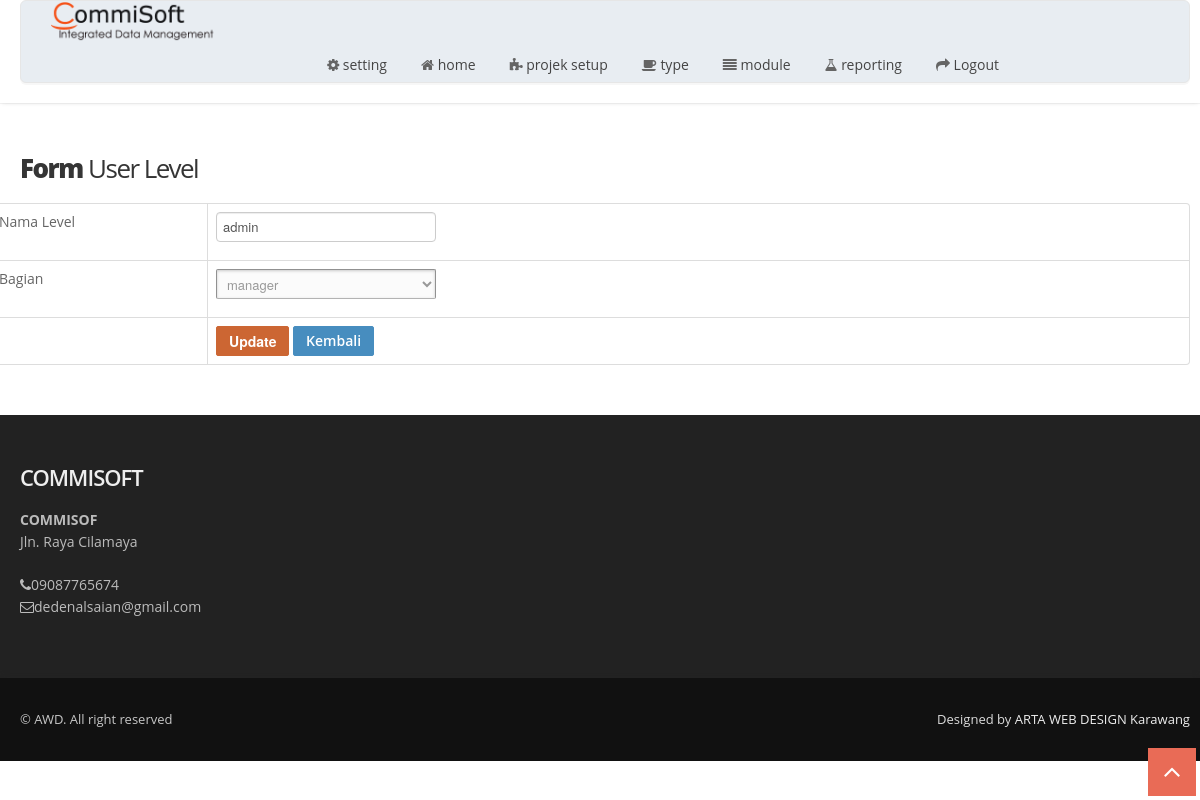
Screenshot of /index.php/userlevel/update/2 with the database file from the repository.
### tables this page shows
CREATE TABLE `tbl_menu`  (
  `id_menu` int(11) NOT NULL AUTO_INCREMENT,
  `title` varchar(50) NOT NULL,
  `url` varchar(30) NOT NULL,
  `icon` varchar(30) NOT NULL,
  `is_main_menu` int(11) NOT NULL,
  `is_aktif` enum('y','n') NOT NULL COMMENT 'y=yes,n=no',
  PRIMARY KEY (`id_menu`) USING BTREE
);

CREATE TABLE `tbl_user_level`  (
  `id_user_level` int(11) NOT NULL AUTO_INCREMENT,
  `nama_level` varchar(30) NOT NULL,
  `bagian` varchar(100) NOT NULL,
  PRIMARY KEY (`id_user_level`) USING BTREE
);

CREATE TABLE `tbl_perusahaan`  (
  `id_perusahaan` int(11) NOT NULL AUTO_INCREMENT,
  `kode` varchar(6) NOT NULL,
  `nama_perusahaan` varchar(100) NOT NULL,
  `biodata` text NOT NULL,
  `no_izin` varchar(50) NOT NULL,
  `no_hp` varchar(20) NOT NULL,
  `no_pajak` varchar(25) NOT NULL,
  `alamat` text NOT NULL,
  `email` varchar(250) NOT NULL,
  `password_email` varchar(250) NOT NULL,
  `tgl_berdiri` date NOT NULL,
  `images` text NOT NULL,
  PRIMARY KEY (`id_perusahaan`) USING BTREE
);

### application/libraries/Template.php (called while the page is built)
<?php if ( ! defined('BASEPATH')) exit('No direct script access allowed');
class Template {
		var $template_data = array();
		function set($name, $value)
		{
			$this->template_data[$name] = $value;
		}
		function load($template = '', $view = '' , $view_data = array(), $return = FALSE)
		{
			$this->CI =& get_instance();
			$this->set('contents', $this->CI->load->view($view, $view_data, TRUE));
			return $this->CI->load->view($template, $this->template_data, $return);
		}
}

### application/controllers/Userlevel.php (called while the page is built, shortened)
<?php
class Userlevel extends CI_Controller
{
    public function update($id)
    {
        $row = $this->User_level_model->get_by_id($id);
        if ($row) {
            $data = array(
                'button' => 'Update',
                'action' => site_url('userlevel/update_action'),
		'id_user_level' => set_value('id_user_level', $row->id_user_level),
		'nama_level' => set_value('nama_level', $row->nama_level),
        'bagian' => set_value('bagian', $row->bagian),
	    );
            $this->template->load('template','userlevel/tbl_user_level_form', $data);
        } else {
            $this->session->set_flashdata('message', 'Record Not Found');
            redirect(site_url('userlevel'));
        }
    }
}

### index.php (called while the page is built, shortened)
<?php
require_once BASEPATH.'core/CodeIgniter.php';

### application/models/User_level_model.php (called while the page is built, shortened)
<?php
class User_level_model extends CI_Model
{
    public $table = 'tbl_user_level';
    public $id = 'id_user_level';
    function get_by_id($id)
    {
        $this->db->where($this->id, $id);
        return $this->db->get($this->table)->row();
    }
}

### application/views/template.php (the view, shortened to what this page needs)
<?php $perus = $this->db->get_where('tbl_perusahaan','id_perusahaan=1')->row();?>
<!DOCTYPE html>
<html lang="en">
<head>
  <link href="<?=base_url('') ?>assets/css/bootstrap.css" rel="stylesheet" />
  <link href="<?=base_url('') ?>assets/css/bootstrap-responsive.css" rel="stylesheet" />
  <link href="<?=base_url('') ?>assets/css/flexslider.css" rel="stylesheet" />
  <link href="<?=base_url('') ?>assets/css/prettyPhoto.css" rel="stylesheet" />
  <link href="<?=base_url('') ?>assets/css/camera.css" rel="stylesheet" />
  <link href="<?=base_url('') ?>assets/css/jquery.bxslider.css" rel="stylesheet" />
  <link href="<?=base_url('') ?>assets/css/style.css" rel="stylesheet" />
  <link href="<?=base_url('') ?>assets/color/default.css" rel="stylesheet" />
</head>
<body>
  <div id="wrapper">
    <header>
      <div class="container">
        <div class="row nomargin pricing-box-wrap animated-fast flyIn">
          <div class="span2">
            <div class="logo">
              <a href="<?=base_url('') ?>"><img src="<?=base_url('assets/') ?>img/logo.png" alt="ARTA WEB DESIGN KARAWANG"/></a>
            </div>
          </div>
          <div class="span10">
            <div class="navbar navbar-static-top">
              <div class="navigation">
                <nav>
                  <ul class="nav topnav">
                      <?php
        $setting = $this->db->get_where('tbl_setting',array('id_setting'=>1))->row_array();
        if($setting['value']=='ya'){
            $id_user_level = $this->session->userdata('id_user_level');
            $sql_menu = "SELECT *
            FROM tbl_menu
            WHERE id_menu in(select id_menu from tbl_hak_akses where id_user_level=$id_user_level) and is_main_menu=0 and is_aktif='y' order by id_menu asc";
        }else{
            $sql_menu = "select * from tbl_menu where is_aktif='y' and is_main_menu=0 order by id_menu asc";
        }
        $main_menu = $this->db->query($sql_menu)->result();
        foreach ($main_menu as $menu){
            $this->db->where('is_main_menu',$menu->id_menu);
            $this->db->where('is_aktif','y');
            $this->db->order_by('id_menu', 'asc');
            $submenu = $this->db->get('tbl_menu');
            if($submenu->num_rows()>0){
                echo "<li class='dropdown'>
                        <a href='#'>
                            <i class='$menu->icon'></i> <span>".strtolower($menu->title)."</span>
                            <span class='pull-right-container'>
                                <i class='fa fa-angle-left pull-right'></i>
                            </span>
                        </a>
                        <ul class='dropdown-menu' >";
                        echo" </ul>
                    </li>";
            }else{
                echo "<li>";
                echo anchor($menu->url,"<i class='".$menu->icon."'></i> ".strtolower($menu->title));
                echo "</li>";
            }
        }
        ?>
                  <li><?php echo anchor('auth/logout',"<i class='icon-share-alt'></i> Logout");?></li>
                  </ul>
                </nav>
              </div>
            </div>
          </div>
        </div>
      </div>
    </header>
      <?=$contents ?>
    <footer>
      <div class="container">
        <div class="row">
          <div class="span12">
            <div class="widget">
              <h5 class="widgetheading">COMMISOFT</h5>
              			<address>
							<strong><?=$perus->nama_perusahaan;?></strong><br>
							<?=$perus->alamat;?> <br>
						</address>
              <p>
                <i class="icon-phone"></i><?=$perus->no_hp;?><br>
                <i class="icon-envelope-alt"></i><?=$perus->email;?>
              </p>
            </div>
          </div>
        </div>
      </div>
      <div id="sub-footer">
        <div class="container">
          <div class="row">
            <div class="span6">
              <div class="copyright">
                <p><span>&copy; AWD. All right reserved</span></p>
              </div>
            </div>
            <div class="span6">
              <div class="credits">
                Designed by <a href="<?=base_url('') ?>">ARTA WEB DESIGN Karawang</a>
              </div>
            </div>
          </div>
        </div>
      </div>
    </footer>
  <a href="#" class="scrollup"><i class="icon-angle-up icon-square icon-bglight icon-2x active"></i></a>
</body>
</html>

### application/views/userlevel/tbl_user_level_form.php (shortened to what this page needs)
<section id="content">
      <div class="container">
        <div class="row">
          <div class="span12">
            <h4 class="title"><strong>Form</strong> User Level</h4>
            </div>
            <form action="<?php echo $action; ?>" method="post">
<table class='table table-bordered'>
	    <tr><td width='200'>Nama Level <?php echo form_error('nama_level') ?></td><td><input type="text" class="form-control" name="nama_level" id="nama_level" placeholder="Nama Level" value="<?php echo $nama_level; ?>" /></td></tr>
        <tr><td width='200'>Bagian <?php echo form_error('bagian') ?></td><td>
            <select class="form-control" name="bagian" id="bagian" >
                <?php if(empty($bagian)){$pilih="";}else{$pilih="selected";} ?>
                <option <?=$pilih;?> value="<?php echo $bagian; ?>"><?php echo $bagian; ?></option>
            </select></td></tr>
	    <tr><td></td><td><input type="hidden" name="id_user_level" value="<?php echo $id_user_level; ?>" />
	    <button type="submit" class="btn btn-danger"><i class="fa fa-floppy-o"></i> <?php echo $button ?></button>
	    <a href="<?php echo site_url('userlevel') ?>" class="btn btn-info"><i class="fa fa-sign-out"></i> Kembali</a></td></tr>
	</table></form>
</div>
</div>
</div>

### assets/css/style.css (style rules this page uses)
body { font-family: 'Open Sans', sans-serif; font-size: 14px; font-weight: 400; line-height: 1.6em; color: #656565; }
a { color: #4b5056; }
.bold { font-weight: 900; }
h4.title { letter-spacing: -1.5px; }
.container { padding: 0 20px 0 20px; position: relative; }
#wrapper { width: 100%; margin: 0; padding: 0; }
.row { margin-bottom: 30px; }
.row.nomargin { margin-bottom: 0; }
header { background: #fff; margin: 0; padding: 0 0 20px; position: relative; z-index: 2000; -webkit-box-shadow: 0 2px 4px -2px #ddd; -moz-box-shadow: 0 2px 4px -2px #ddd; box-shadow: 0 2px 4px -2px #ddd; }
header .logo { float: left; }
header .logo img { margin-bottom: 5px; }
header .navigation { float: right; }
header ul.nav li { border: none; margin: 0; }
header ul.nav li a { border: none; font-weight: 400; }
.navbar .nav>li>a { font-size: 14px; color: #444; text-shadow: none; }
header ul.nav li a i { color: #656565; }
ul.nav li.dropdown a { z-index: 1000; display: block; }
#content { position: relative; background: #fff; border-top: 1px solid #f2f2f2; padding: 50px 0 0 0; }
footer { padding: 50px 0 0 0; color: #bbb; background: #222; }
footer a { color: #eee; text-decoration: none; }
footer h1, footer h2, footer h3, footer h4, footer h5, footer h6 { color: #eee; }
footer address { line-height: 1.6em; }
footer h5.widgetheading { text-transform: none; font-weight: 600; letter-spacing: -1px; margin-bottom: 20px; }
footer .widget i { color: #bbb; }
#sub-footer { background: #111; text-shadow: none; color: #ddd; padding: 0; padding-top: 30px; margin: 20px 0 0 0; -webkit-box-shadow: 0 -4px 4px -2px #222; -moz-box-shadow: 0 -4px 4px -2px #222; box-shadow: 0 -4px 4px -2px #222; }
#sub-footer p { margin: 0; padding: 0; }
#sub-footer span { color: #c7c7c7; }
.copyright p { text-align: left; font-size: 13px; }
.credits { text-align: right; font-size: 13px; }
.scrollup { position: fixed; width: 32px; height: 32px; bottom: 20px; right: 20px; }
a.scrollup { outline: 0; text-decoration: none; }
a i.icon-bglight, a i.icon-bgdark, a i.icon-bgprimary, a i.icon-bgwarning, a i.icon-bgsuccess, a i.icon-bginverse, a i.icon-bgdanger { display: inline-block; }
[class^="icon-"], [class*=" icon-"] { color: #404040; }

### assets/color/default.css (style rules this page uses)
[class^="icon-"].active { color:#e96b56; }
i.icon-bglight.active { background: #e96b56; }

### assets/css/shortcodes.css (style rules this page uses)
.pricing-box-wrap { border: 1px solid #e6e6e6; background:#e8edf2; position:relative; margin:0 0 20px 0; padding:0; -webkit-box-shadow: 0 2px 0 rgba(0,0,0,0.03); -moz-box-shadow: 0 2px 0 rgba(0,0,0,0.03); box-shadow: 0 2px 0 rgba(0,0,0,0.03); border-radius: 6px; -moz-border-radius: 6px; -webkit-border-radius: 6px; }
i.icon-bglight { color: #444; background: #f7f7f7; }
i.icon-bglight.active { color: #fff; }
.icon-square { display: inline-block; text-align: center; color: #444; background: #f5f5f5; width: 24px !important; height: 24px !important; line-height: 24px !important; }
.icon-square.icon-2x { width: 48px !important; height: 48px !important; line-height: 48px !important; }

### rows the page displays
tbl_menu: title "setting"
tbl_menu: url+icon+title "home"
tbl_menu: title "projek setup"
tbl_menu: title "type"
tbl_menu: title "module"
tbl_menu: title "reporting"
tbl_user_level: nama_level "admin", bagian "manager"
tbl_perusahaan: nama_perusahaan "COMMISOF", alamat "Jln. Raya Cilamaya", no_hp "09087765674", email "dedenalsaian@gmail.com"

### other values shown
anchor('auth/logout',"<i class='icon-share-alt'></i> Logout") "Logout"
$button "Update"
